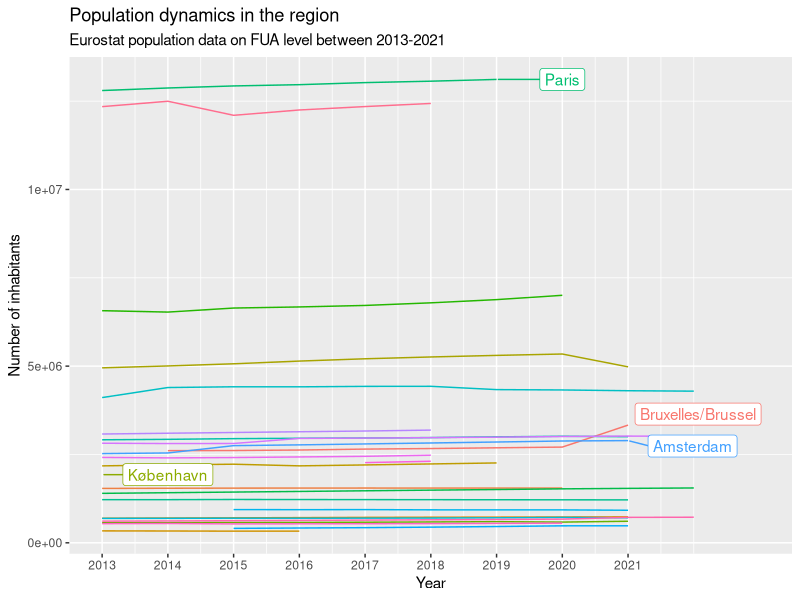

R code for this plot: (Note: this script raises an error after producing the figure.)
# Load package(s) ----
## If you get an error trying to run the library() functions below, it means 
## that the package is not installed. Execute install.packages("packagename") 
## in the console, replacing "packagename" with 
## "tidyverse", for instance, if you want to install the "tidyverse" package.
## Do that for all packages.

# install.packages("tidyverse")
# install.packages("scales")
# install.packages("ggrepel")

library(tidyverse)
library(scales)
library(ggrepel)

# Get urban population data between 2013-2022 from Eurostat ----
## Source: https://ec.europa.eu/eurostat/databrowser/view/URB_LPOP1__custom_5120358/default/table?lang=en
pop_13_22_f <- read_csv("data/raw/urb_lpop1__custom_5120358_page_linear.csv")
pop_13_22_c <- read_csv("data/raw/urb_cpop1_page_linear.csv")
ua <- read_csv("data/raw/URAU_LB_2021_3035_CITIES_within_frame.csv")

# Examine the data ----
# View(pop_13_22_f)
glimpse(pop_13_22_f)

# Clean the data ----
pop_13_22_long <- pop_13_22_f |> 
  # Remove unnecessary columns
  select(-c(DATAFLOW, `LAST UPDATE`, freq, indic_ur, OBS_FLAG)) |> 
  # Remove countries
  filter(nchar(cities) > 2)

# Show the population trend of all capital cities in the region
pop_13_22_long |>
  # filter(cities %in% c("BE001F", "DE001F", "NL001F", "UK001F")) |> 
  filter(substr(cities, 3, 6) == "001F") |> 
  left_join(ua |> filter(CITY_CPTL == "Y"), by = c("cities" = "FUA_CODE")) |> 
  group_by(cities) |> 
  mutate(label = if_else(TIME_PERIOD == max(TIME_PERIOD), as.character(URAU_NAME), NA_character_)) |> 
  ungroup() |>
  ggplot(aes(x = TIME_PERIOD, y = OBS_VALUE, color = cities, group = cities)) +
  geom_line() +
  geom_label_repel(aes(label = label),
                   nudge_x = 1,
                   na.rm = TRUE) +
  scale_x_continuous(breaks = seq(from = 2013,
                                  to = 2021,
                                  by = 1),
                     limits = c(2013, 2023)) +
  xlab("Year") +
  ylab("Number of inhabitants") +
  labs(title = "Population dynamics in the region",
       subtitle = "Eurostat population data on FUA level between 2013-2021") +
  scale_color_discrete(name = "Muncipality") +
  theme(legend.position = "none")

# Generate table in wide format
pop_13_22_c_wide <- pop_13_22_c |>  
  pivot_wider(names_from = TIME_PERIOD, values_from = OBS_VALUE) |>
  select(-c(DATAFLOW, `LAST UPDATE`, freq, indic_ur, OBS_FLAG, `2022`)) |>
  filter(nchar(cities) > 2) |>
  group_by(cities) |>
  summarise_all(.funs = c(mean="sum")) |> 
  ungroup() |> 
  mutate(across(where(is.double), ~na_if(., 0)))

# Write wide table with time-series data
write_csv(pop_13_22_c_wide, "data/processed/pop_13_22_c_wide.csv", na = "")

